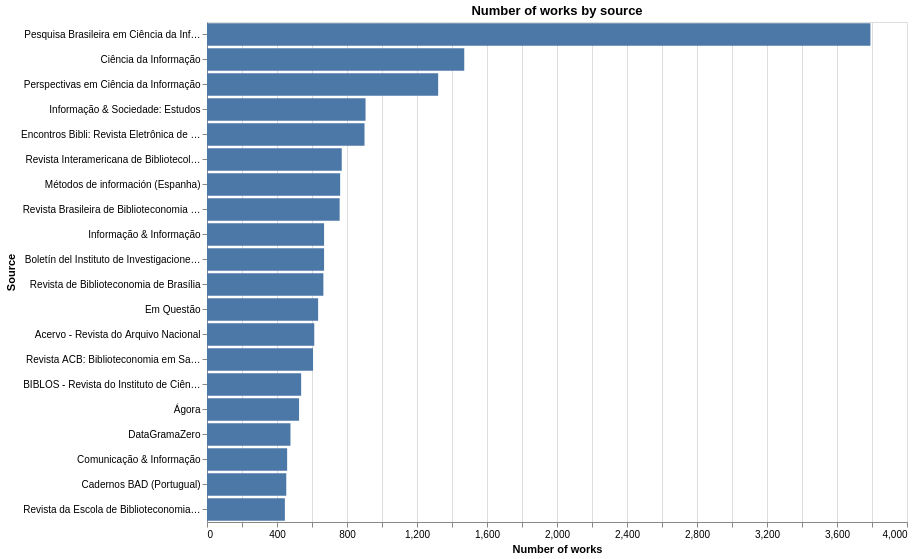

The cell this chart's notebook holds for it:
### Code cell
source_count = (
    df.groupby("source")
      .size()
      .reset_index(name="work_count")
      .sort_values("work_count", ascending=False)
      .head(20)
)

chart = (
    alt.Chart(source_count)
    .mark_bar()
    .encode(
        x=alt.X(
            "work_count:Q",
            title="Number of works"
        ),
        y=alt.Y(
            "source:N",
            sort="-x",
            title="Source"
        ),
        tooltip=[
            alt.Tooltip("source:N", title="Source"),
            alt.Tooltip("work_count:Q", title="Works")
        ]
    )
    .properties(
        title="Number of works by source",
        width=700,
        height=500
    )
)

chart

### Figure 1 — Vega-Lite specification as saved in the notebook (floating-point values rounded to 4 significant figures)
{"config": {"view": {"continuousWidth": 300, "continuousHeight": 300}}, "data": {"name": "data-28e8afe1d02a0fbc5038653b094d099e"}, "mark": {"type": "bar"}, "encoding": {"tooltip": [{"field": "source", "title": "Source", "type": "nominal"}, {"field": "work_count", "title": "Works", "type": "quantitative"}], "x": {"field": "work_count", "title": "Number of works", "type": "quantitative"}, "y": {"field": "source", "sort": "-x", "title": "Source", "type": "nominal"}}, "height": 500, "title": "Number of works by source", "width": 700, "$schema": "https://vega.github.io/schema/vega-lite/v6.4.1.json", "datasets": {"data-28e8afe1d02a0fbc5038653b094d099e": [{"source": "Pesquisa Brasileira em Ciência da Informação e Biblioteconomia", "work_count": 3791}, {"source": "Ciência da Informação", "work_count": 1470}, {"source": "Perspectivas em Ciência da Informação", "work_count": 1321}, {"source": "Informação & Sociedade: Estudos", "work_count": 906}, {"source": "Encontros Bibli: Revista Eletrônica de Biblioteconomia e Ciência da Informação", "work_count": 900}, {"source": "Revista Interamericana de Bibliotecología (Colombia)", "work_count": 770}, {"source": "Métodos de información (Espanha)", "work_count": 761}, {"source": "Revista Brasileira de Biblioteconomia e Documentação", "work_count": 758}, {"source": "Informação & Informação", "work_count": 669}, {"source": "Boletín del Instituto de Investigaciones Bibliográficas", "work_count": 669}, {"source": "Revista de Biblioteconomia de Brasília", "work_count": 665}, {"source": "Em Questão", "work_count": 635}, {"source": "Acervo - Revista do Arquivo Nacional", "work_count": 613}, {"source": "Revista ACB: Biblioteconomia em Santa Catarina", "work_count": 606}, {"source": "BIBLOS - Revista do Instituto de Ciências Humanas e da Informação", "work_count": 538}, {"source": "Ágora", "work_count": 526}, {"source": "DataGramaZero", "work_count": 477}, {"source": "Comunicação & Informação", "work_count": 458}, {"source": "Cadernos BAD (Portugual)", "work_count": 453}, {"source": "Revista da Escola de Biblioteconomia da UFMG", "work_count": 445}]}}
